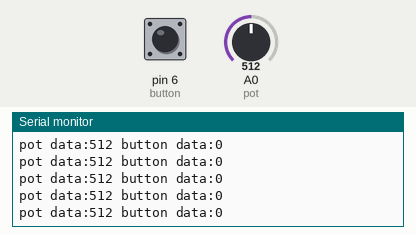
This sketch was run on a simulated Arduino Uno, built with avr-gcc and run on an emulated ATmega328P. Shown: the last lines printed to the serial monitor. Inputs (shaded band) come from the test bench; at power-on: A0 (pot) = 512, pin 6 (button) LOW.

Above: at 1.2 s.
1.3 s: A0 (pot) set to 11
At 1.9 s:
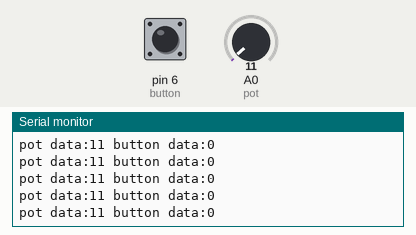
4.3 s: A0 (pot) set to 8
At 5.4 s:
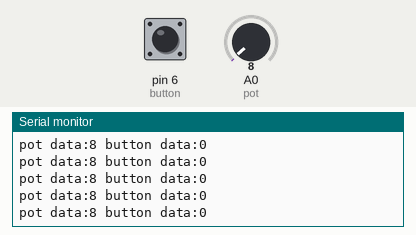
7.3 s: A0 (pot) set to 1023
At 8.4 s:
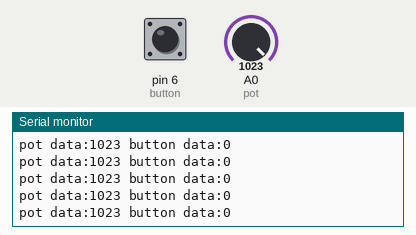
10.3 s: A0 (pot) set to 990
At 11.2 s:
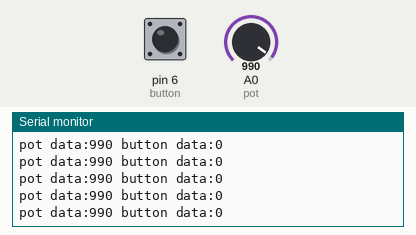
Timing chart, 0 to 13.3 s (numbered marks = the images above; inputs shaded):
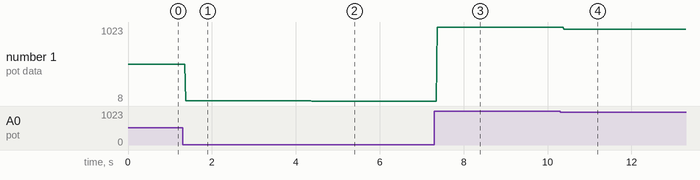

The sketch:

project_11.ino
```cpp
// C++ code
//basic program to connect and use 2 sensors
#define pot A0
#define button 6
void setup()
{
  pinMode(pot, INPUT);
  pinMode(button, INPUT);
  Serial.begin(9600);

}
void loop()
{
  bool bdata ;  //
  int pdata = 0;
  bdata=digitalRead(button);
  pdata=analogRead(pot);

  Serial.print("pot data:");
  Serial.print(pdata);
  Serial.print(" button data:");
  Serial.print(bdata);
  Serial.print("\n");

 // delay(2000);


}
```

Measured:
- after the input at 1.3 s, the serial monitor: prints a new line after 0.08 s (image 1)
- after the input at 4.3 s, the serial monitor: prints a new line after 0.08 s (image 2)
- after the input at 7.3 s, the serial monitor: prints a new line after 0.07 s (image 3)
- after the input at 10.3 s, the serial monitor: prints a new line after 0.10 s (image 4)
- plotted number 1: 512 → 11 after the input at 1.3 s, 11 → 8 after the input at 4.3 s, 8 → 1023 after the input at 7.3 s, 1023 → 990 after the input at 10.3 s
